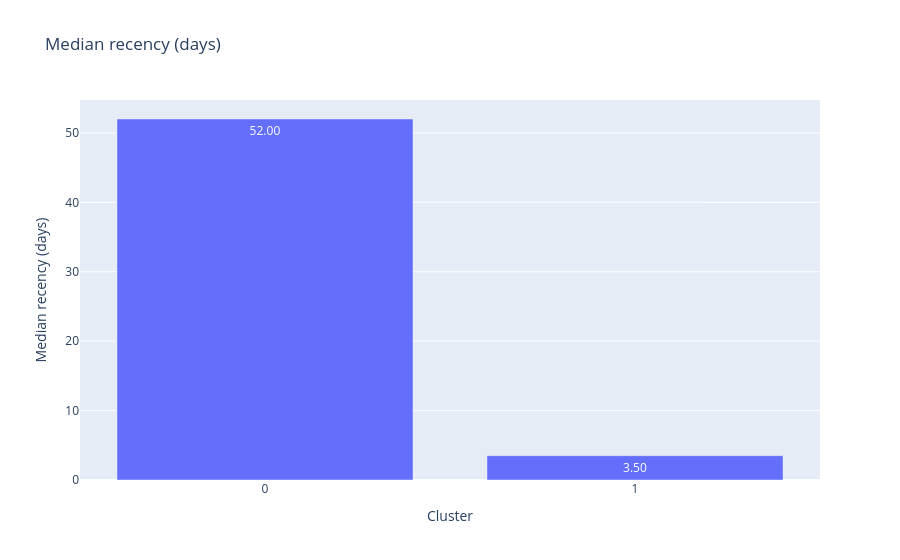
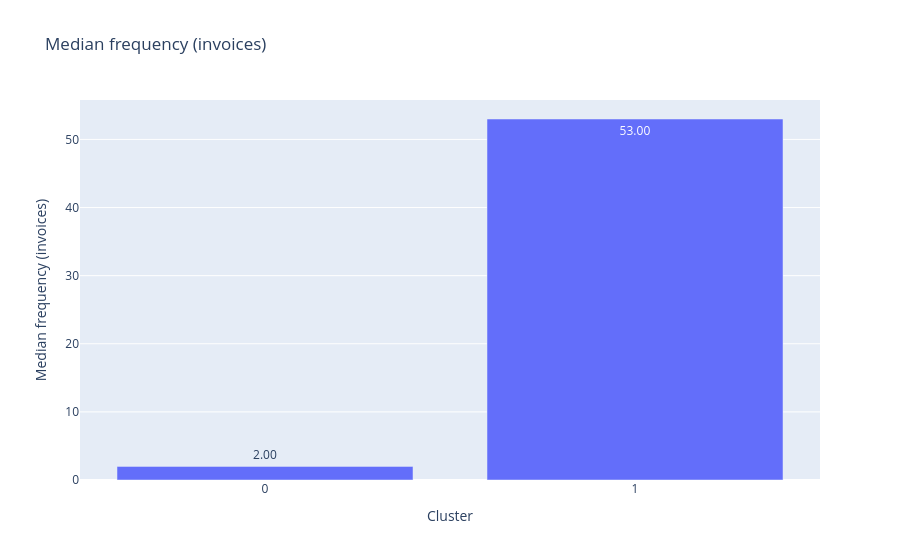
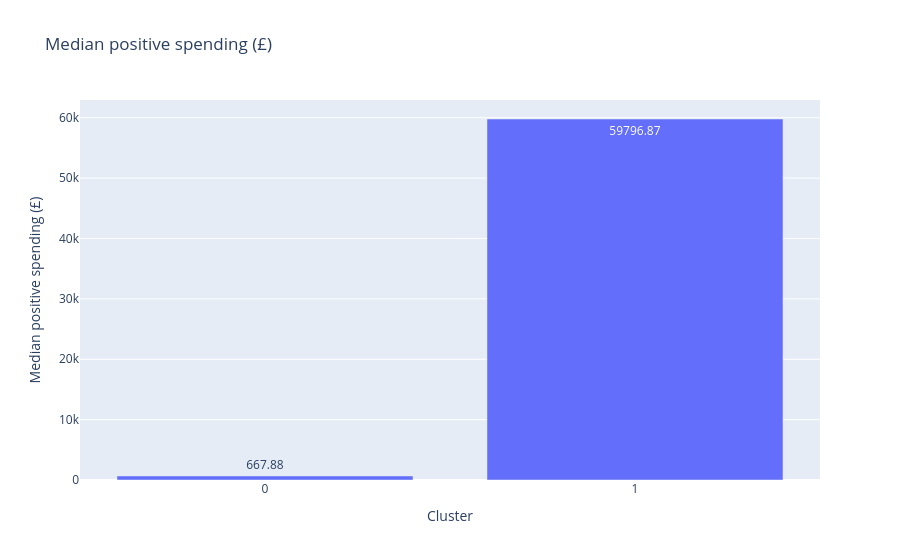

Notebook code cell kept with these figures, in order:
### Markdown cell above
## 7. Purchasing behaviour comparison

Cluster sizes should be considered alongside
median frequency, spending and recency.

A very high silhouette score can correspond
to an extremely imbalanced partition.

Imbalance alone does not make clustering incorrect;
suitability depends on the analytical objective.

### Code cell
metrics = {
    "median_recency": "Median recency (days)",
    "median_frequency": "Median frequency (invoices)",
    "median_monetary": "Median positive spending (£)",
}

for metric, title in metrics.items():
    fig = px.bar(
        diagnostic,
        x="cluster",
        y=metric,
        text_auto=".2f",
        title=title,
        labels={"cluster": "Cluster", metric: title},
    )

    fig.update_xaxes(type="category")
    fig.show()

### Figure 1 — Plotly figure (JSON) as saved in the notebook; plotly's stock layout.template omitted (floating-point values rounded to 4 significant figures)
{"data": [{"hovertemplate": "Cluster=%{x}<br>Median recency (days)=%{y}<extra></extra>", "legendgroup": "", "marker": {"color": "#636efa", "pattern": {"shape": ""}}, "name": "", "orientation": "v", "showlegend": false, "textposition": "auto", "texttemplate": "%{y:.2f}", "type": "bar", "x": [0, 1], "xaxis": "x", "y": [52.0, 3.5], "yaxis": "y"}], "layout": {"barmode": "relative", "legend": {"tracegroupgap": 0}, "title": {"text": "Median recency (days)"}, "xaxis": {"anchor": "y", "domain": [0.0, 1.0], "title": {"text": "Cluster"}, "type": "category"}, "yaxis": {"anchor": "x", "domain": [0.0, 1.0], "title": {"text": "Median recency (days)"}}}}

### Figure 2 — Plotly figure (JSON) as saved in the notebook; plotly's stock layout.template omitted (floating-point values rounded to 4 significant figures)
{"data": [{"hovertemplate": "Cluster=%{x}<br>Median frequency (invoices)=%{y}<extra></extra>", "legendgroup": "", "marker": {"color": "#636efa", "pattern": {"shape": ""}}, "name": "", "orientation": "v", "showlegend": false, "textposition": "auto", "texttemplate": "%{y:.2f}", "type": "bar", "x": [0, 1], "xaxis": "x", "y": [2.0, 53.0], "yaxis": "y"}], "layout": {"barmode": "relative", "legend": {"tracegroupgap": 0}, "title": {"text": "Median frequency (invoices)"}, "xaxis": {"anchor": "y", "domain": [0.0, 1.0], "title": {"text": "Cluster"}, "type": "category"}, "yaxis": {"anchor": "x", "domain": [0.0, 1.0], "title": {"text": "Median frequency (invoices)"}}}}

### Figure 3 — Plotly figure (JSON) as saved in the notebook; plotly's stock layout.template omitted (floating-point values rounded to 4 significant figures)
{"data": [{"hovertemplate": "Cluster=%{x}<br>Median positive spending (£)=%{y}<extra></extra>", "legendgroup": "", "marker": {"color": "#636efa", "pattern": {"shape": ""}}, "name": "", "orientation": "v", "showlegend": false, "textposition": "auto", "texttemplate": "%{y:.2f}", "type": "bar", "x": [0, 1], "xaxis": "x", "y": [667.9, 59800.0], "yaxis": "y"}], "layout": {"barmode": "relative", "legend": {"tracegroupgap": 0}, "title": {"text": "Median positive spending (£)"}, "xaxis": {"anchor": "y", "domain": [0.0, 1.0], "title": {"text": "Cluster"}, "type": "category"}, "yaxis": {"anchor": "x", "domain": [0.0, 1.0], "title": {"text": "Median positive spending (£)"}}}}
